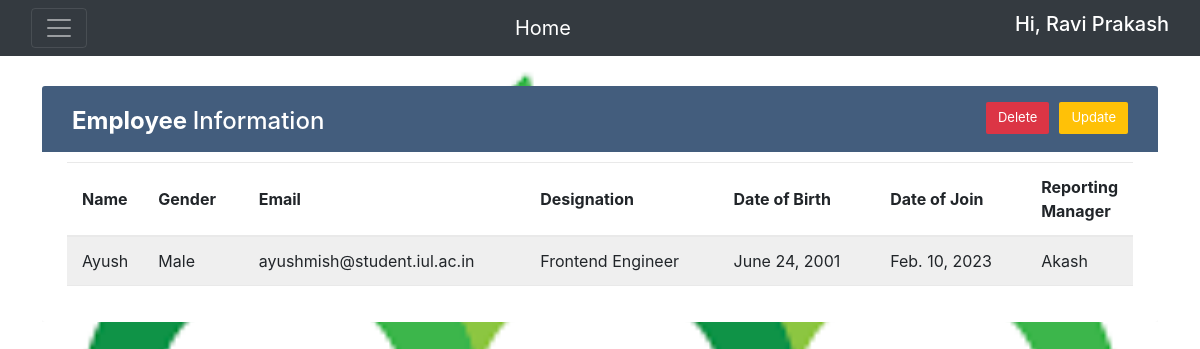
/app/detail/15 (signed in), run on the app's committed database.
### app/models.py (models this page shows, shortened)
class Employee(models.Model):
    CHOICE=(('male','Male'), ('female',' Female'),('other','Others'))
    name=models.CharField(max_length=30)
    email=models.EmailField()
    date_of_birth=models.DateField()
    date_of_join=models.DateField()
    gender=models.CharField(max_length=20, choices=CHOICE )
    designation=models.CharField(max_length=30)
    reporting_manager=models.CharField(max_length=30)

### app/views.py (the view)
# urls.py: path('detail/<int:pk>', views.EmpDetail.as_view(), name='detail'),
class EmpDetail(DetailView):
    model = Employee
    def get_context_data(self,*args, **kwargs):
        context = super(EmpDetail, self).get_context_data(*args,**kwargs)
        context['emp_data'] = Employee.objects.all()
        return context

### templates/app/Employee_detail.html (shortened to what this page needs)
<!doctype html>
<html lang="en">
<head>
	<link href="https://cdn.jsdelivr.net/npm/bootstrap@5.2.0/dist/css/bootstrap.min.css" rel="stylesheet">
	<link href="https://getbootstrap.com/docs/5.2/assets/css/docs.css" rel="stylesheet">
	<link rel="stylesheet" href="https://maxcdn.bootstrapcdn.com/bootstrap/4.0.0/css/bootstrap.min.css"
>
</head>
<body>
	<nav class="navbar navbar-dark bg-dark fixed">
		<div class="container-fluid">
			<button class="navbar-toggler" type="button" data-bs-toggle="offcanvas"
				data-bs-target="#offcanvasDarkNavbar" aria-controls="offcanvasDarkNavbar">
				<span class="navbar-toggler-icon"></span>
			</button>
			<a class="navbar-brand" href="/app/home">Home</a>
			{% if user.is_authenticated %}
			<h5 style="color: white">Hi, {{user.first_name|title}} {{user.last_name|title}}</h5>
			{% else %}
			<h5 style=color:white>Hi, Guest User</h5>
			{% endif %}
		</div>
	</nav>
	<div class="container-xl">
		<div class="table-responsive">
			<div class="table-wrapper">
				<div class="table-title">
					<div class="row">
						<div class="col-sm-6">
							<h2><b>Employee </b>Information</h2>
						</div>
						<div class="col-sm-6">
							{% if request.user.is_superuser %}
							<tr>
								<th>
									<form action="/app/update/{{object.id}}" class="inline">
										<button class="btn btn-warning">Update</button>
									</form>
								</th>
								<th>
									<form action="/app/delete/{{object.id}}" class="inline">
										<button class="btn btn-danger">Delete</button>
									</form>
								</th>
							</tr>
							{% else %}
							<h6 style="color:yellow"> <strong> Please Contact Admin for any correction </strong></h6>
							{% endif %}
						</div>
					</div>
				</div>
				<table class="table table-striped table-hover">
					<thead>
						<tr>
							<th>Name</th>
							<th>Gender</th>
							<th>Email</th>
							<th>Designation</th>
							<th>Date of Birth</th>
							<th>Date of Join</th>
							<th>Reporting Manager</th>
						</tr>
					</thead>
					<tbody>
						<tr>
							<td>{{object.name|title}}</td>
							<td>{{object.gender|title}}</td>
							<td>{{object.email|lower}}</td>
							<td>{{object.designation|title}}</td>
							<td>{{object.date_of_birth|date}}</td>
							<td>{{object.date_of_join|date}}</td>
							<td>{{object.reporting_manager|title}}</td>
						</tr>
					</tbody>
				</table>
			</div>
		</div>
	</div>
</body>
</html>

### templates/app/Employee_detail.html (style rules this page uses)
body { background-repeat: no-repeat; background-attachment: fixed; background-size: 100% 100%; }
.table-responsive { margin: 30px 0; }
.table-wrapper { background: #fff; padding: 20px 25px; border-radius: 3px; min-width: 1000px; box-shadow: 0 1px 1px rgba(0, 0, 0, .05); }
.table-title { padding-bottom: 15px; background: #435d7d; color: #fff; padding: 16px 30px; min-width: 100%; margin: -20px -25px 10px; border-radius: 3px 3px 0 0; }
.table-title h2 { margin: 5px 0 0; font-size: 24px; }
.table-title .btn { color: #fff; float: right; font-size: 13px; border: none; min-width: 50px; border-radius: 2px; border: none; outline: none !important; margin-left: 10px; }
table.table tr th, table.table tr td { border-color: #e9e9e9; padding: 12px 15px; vertical-align: middle; }
table.table tr th:first-child { width: 60px; }
table.table tr th:last-child { width: 100px; }
table.table-striped tbody tr:nth-of-type(odd) { background-color: #fcfcfc; }

### data on the page
Employee: name "Ayush", gender "Male", email "ayushmish@student.iul.ac.in", designation "Frontend Engineer", date_of_birth "June 24, 2001", date_of_join "Feb. 10, 2023", reporting_manager "Akash"

### other printed values
{{ user.first_name|title }} "Ravi"
{{ user.last_name|title }} "Prakash"
